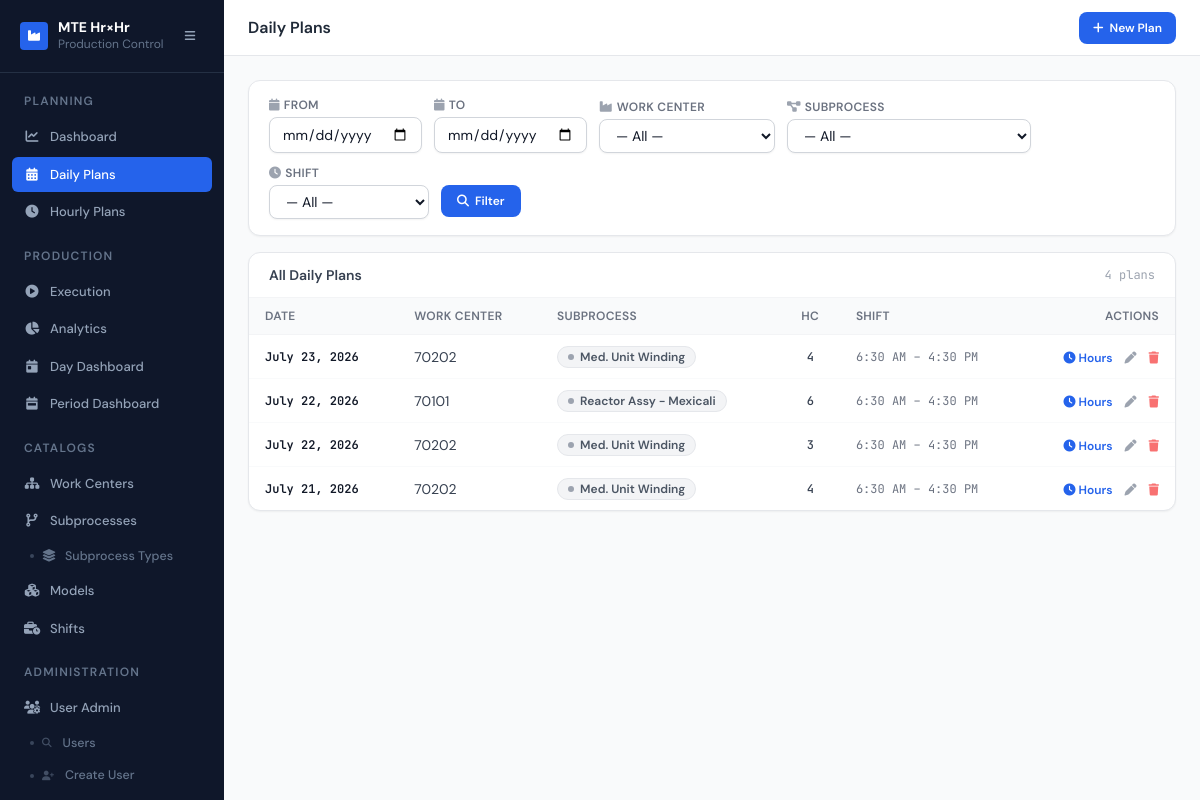
Before: /plans/ (signed in) with the older database file.
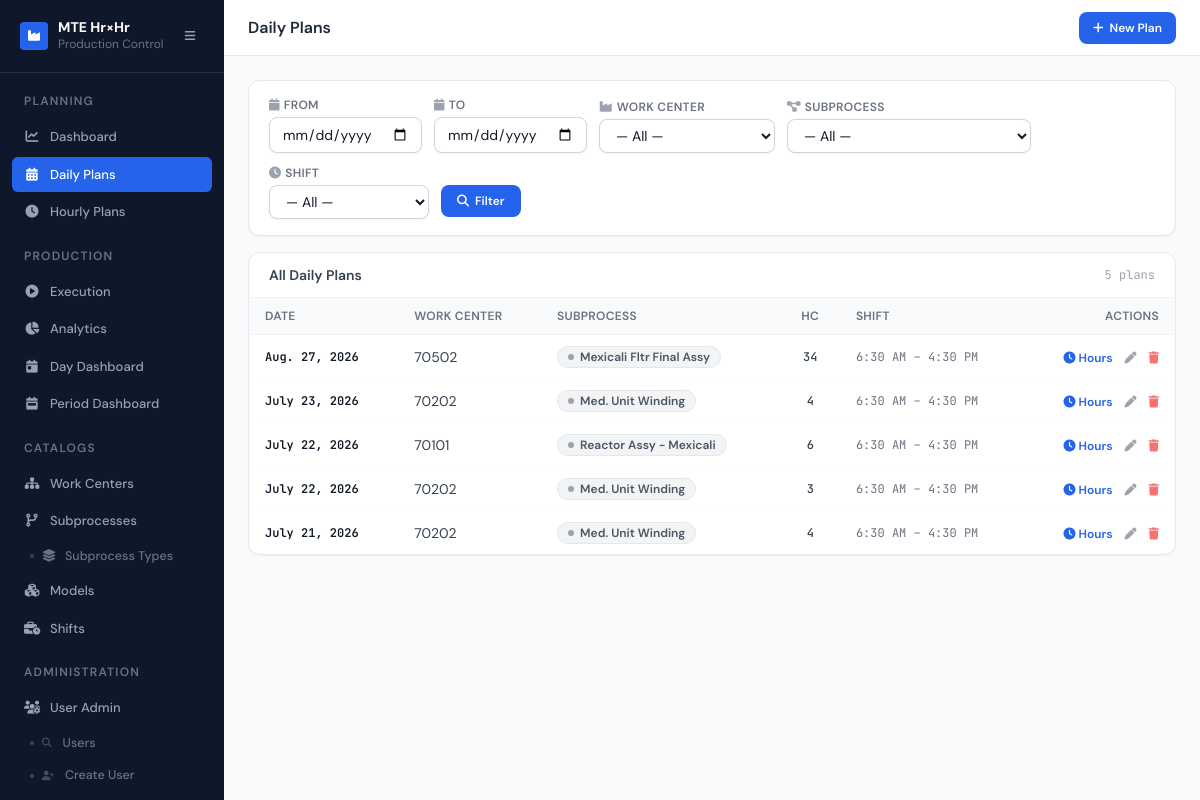
After: the same page with the newer database file.
### planning/models.py (models this page shows, shortened)
class DailyPlan(models.Model):
    date        = models.DateField()
    work_center = models.ForeignKey(WorkCenter, on_delete=models.CASCADE)
    subprocess  = models.ForeignKey(SubProcess, on_delete=models.CASCADE)
    headcount   = models.IntegerField()
    shift       = models.ForeignKey(
        Shift, on_delete=models.PROTECT, related_name="daily_plans",
        null=True, blank=True,
    )
    operator    = models.ForeignKey(
        User, on_delete=models.SET_NULL, null=True, blank=True,
        related_name="operated_daily_plans",
        help_text="Operator running this line for the shift.",
    )
    operator_name = models.CharField(max_length=150, blank=True)
    created_by      = models.ForeignKey(
        User, null=True, blank=True, on_delete=models.SET_NULL,
        related_name="plans_created",
    )
    created_by_name = models.CharField(max_length=150, blank=True)
    created_at      = models.DateTimeField(default=timezone.now)
    updated_by      = models.ForeignKey(
        User, null=True, blank=True, on_delete=models.SET_NULL,
        related_name="plans_updated",
    )
    updated_by_name = models.CharField(max_length=150, blank=True)
    updated_at      = models.DateTimeField(auto_now=True)
    class Meta:
        verbose_name    = "Daily Plan"
        unique_together = [["date", "subprocess", "shift"]]
        indexes         = [
            models.Index(fields=["date"]),
            models.Index(fields=["work_center", "date"]),
            models.Index(fields=["shift", "date"]),
            models.Index(fields=["operator"]),
        ]

### core/models.py (models this page shows, shortened)
class AuditMixin(models.Model):
    created_by = models.ForeignKey(User, null=True, blank=True, on_delete=models.SET_NULL,
                                   related_name='+', verbose_name="Created by")
    updated_by = models.ForeignKey(User, null=True, blank=True, on_delete=models.SET_NULL,
                                   related_name='+', verbose_name="Updated by")
    created_by_name = models.CharField(max_length=150, blank=True)
    updated_by_name = models.CharField(max_length=150, blank=True)
    created_at = models.DateTimeField(default=timezone.now)
    updated_at = models.DateTimeField(default=timezone.now)
    class Meta:
        abstract = True

class WorkCenter(AuditMixin, models.Model):
    name        = models.CharField(max_length=100)
    description = models.TextField(blank=True)
    is_active   = models.BooleanField(default=True)
    class Meta:
        verbose_name        = "Work Center"
        verbose_name_plural = "Work Centers"

class SubProcess(AuditMixin, models.Model):
    work_center      = models.ForeignKey(WorkCenter, on_delete=models.CASCADE)
    name             = models.CharField(max_length=100)
    subprocess_type  = models.ForeignKey(
        SubProcessType,
        on_delete=models.PROTECT,
        related_name="subprocesses",
        verbose_name="Tipo de subprocess",
        null=True,   # temporarily nullable during migration
        blank=True,
    )
    class Meta:
        verbose_name        = "Sub Process"
        verbose_name_plural = "Sub Processes"

class Shift(models.Model):
    DAYS_OF_WEEK = [
        (0, 'Monday'),   (1, 'Tuesday'),  (2, 'Wednesday'),
        (3, 'Thursday'), (4, 'Friday'),   (5, 'Saturday'),
        (6, 'Sunday'),
    ]
    name       = models.CharField(max_length=100, unique=True)
    code       = models.CharField(max_length=20, unique=True,
                                  help_text="Short identifier, e.g. DAY, AFT, NGT")
    start_time = models.TimeField()
    end_time   = models.TimeField()
    is_active  = models.BooleanField(default=True)
    days_of_week = models.JSONField(
        default=list, blank=True,
        help_text="Días de la semana: 0=Lunes, 1=Martes … 6=Domingo",
    )
    created_at = models.DateTimeField(default=timezone.now)
    updated_at = models.DateTimeField(default=timezone.now)
    class Meta:
        verbose_name        = "Shift"
        verbose_name_plural = "Shifts"
        ordering            = ["start_time", "name"]

### planning/views.py (the view)
# urls.py: path("plans/",                      views.daily_plan_list,   name="daily_plan_list"),
@login_required
def daily_plan_list(request):
    plans = DailyPlan.objects.select_related("work_center", "subprocess", "shift").order_by("-date")
    date_from = request.GET.get("date_from", "").strip()
    date_to   = request.GET.get("date_to",   "").strip()
    wc_id     = request.GET.get("work_center","").strip()
    sp_id     = request.GET.get("subprocess", "").strip()
    shift_id  = request.GET.get("shift",      "").strip()
    if date_from: plans = plans.filter(date__gte=date_from)
    if date_to:   plans = plans.filter(date__lte=date_to)
    if wc_id:     plans = plans.filter(work_center_id=wc_id)
    if sp_id:     plans = plans.filter(subprocess_id=sp_id)
    if shift_id:  plans = plans.filter(shift_id=shift_id)
    return render(request, "planning/plan_list.html", {
        "plans":        plans,
        "work_centers": WorkCenter.objects.filter(is_active=True).order_by("name"),
        "subprocesses": SubProcess.objects.select_related("work_center")
                                  .order_by("work_center__name", "name"),
        "shifts":       Shift.objects.filter(is_active=True).order_by("start_time"),
        "filter":       {"date_from": date_from, "date_to": date_to,
                         "work_center": wc_id, "subprocess": sp_id,
                         "shift": shift_id},
        "can_write":    _role(request) in {"leader", "admin", "supervisor"},
        "can_delete_plan": _role(request) in {"leader", "admin", "supervisor"},
    })

### planning/views.py (called while the page is built)
def _role(request):
    p = getattr(request.user, "profile", None)
    return p.role if p else None

### users/models.py (called while the page is built)
    @property
    def is_admin(self):
        return self.role == self.ROLE_ADMIN

### templates/planning/plan_list.html (shortened to what the changed rows need)
{% extends "base.html" %}
{% block page_title %}Daily Plans{% endblock %}
{% block content %}
<div class="bg-white rounded-xl border border-gray-200 shadow-sm overflow-hidden">
  <div class="px-5 py-3 border-b border-gray-100 flex items-center justify-between">
    <p class="text-sm font-semibold text-gray-700">
      {% if filter.date_from or filter.date_to or filter.work_center %}
        Filtered results
      {% else %}
        All Daily Plans
      {% endif %}
    </p>
    <p class="text-xs text-gray-400 mono">{{ plans|length }} plan{{ plans|length|pluralize:"s" }}</p>
  </div>
  {% if plans %}
  <div class="overflow-x-auto">
    <table class="min-w-full text-sm">
      <thead>
        <tr class="bg-gray-50 border-b border-gray-100">
          <th class="px-4 py-2.5 text-left text-xs font-semibold text-gray-500 uppercase tracking-wide">Date</th>
          <th class="px-4 py-2.5 text-left text-xs font-semibold text-gray-500 uppercase tracking-wide">Work Center</th>
          <th class="px-4 py-2.5 text-left text-xs font-semibold text-gray-500 uppercase tracking-wide">Subprocess</th>
          <th class="px-4 py-2.5 text-center text-xs font-semibold text-gray-500 uppercase tracking-wide">HC</th>
          <th class="px-4 py-2.5 text-left text-xs font-semibold text-gray-500 uppercase tracking-wide">Shift</th>
          <th class="px-4 py-2.5 text-right text-xs font-semibold text-gray-500 uppercase tracking-wide">Actions</th>
        </tr>
      </thead>
      <tbody class="divide-y divide-gray-50">
        {% for plan in plans %}
        <tr class="transition-colors hover:bg-gray-50/60">
          <td class="px-4 py-2.5 font-semibold text-gray-900 mono text-xs">{{ plan.date }}</td>
          <td class="px-4 py-2.5 text-gray-700">{{ plan.work_center.name }}</td>
          <td class="px-4 py-2.5">
            {% with sp=plan.subprocess %}
            {% include "includes/subprocess_badge.html" %}
            {% endwith %}
          </td>
          <td class="px-4 py-2.5 text-center font-medium text-gray-700 mono text-xs">{{ plan.headcount }}</td>
          <td class="px-4 py-2.5 mono text-xs text-gray-500">
            {{ plan.shift.start_time|time:"g:i A" }} – {{ plan.shift.end_time|time:"g:i A" }}
          </td>
          <td class="px-4 py-2.5 text-right">
            <div class="inline-flex items-center gap-3">
              <a href="{% url 'planning:hourly_plan' plan.id %}"
                 class="text-xs font-semibold text-blue-600 hover:text-blue-800 transition"
                 title="Enter hourly targets">
                <i class="fas fa-clock"></i> Hours
              </a>
              {% if can_write %}
<a href="{% url 'planning:daily_plan_update' plan.id %}"
                 class="text-xs text-gray-400 hover:text-gray-700 transition" title="Edit">
                <i class="fas fa-pen"></i>
              </a>
{% else %}
<span class="text-xs text-gray-200 cursor-not-allowed" title="Only Leaders and Admins can edit plans. Your role is {{ user.profile.role_label }}."><i class="fas fa-pen"></i></span>
{% endif %}
              {% if can_delete_plan %}
<a href="{% url 'planning:daily_plan_delete' plan.id %}"
                 class="text-xs text-red-400 hover:text-red-600 transition" title="Delete">
                <i class="fas fa-trash"></i>
              </a>
{% else %}
<span class="text-xs text-gray-200 cursor-not-allowed" title="Only Leaders and Admins can delete plans. Your role is {{ user.profile.role_label }}."><i class="fas fa-trash"></i></span>
{% endif %}
            </div>
          </td>
        </tr>
        {% endfor %}
      </tbody>
    </table>
  </div>
  {% endif %}
</div>
{% endblock %}

### templates/includes/subprocess_badge.html
<span class="inline-flex items-center gap-1.5 px-2.5 py-0.5 rounded-full text-xs font-semibold border
  {% if sp.process_type == 'normal' %}
    bg-blue-50 text-blue-700 border-blue-200
  {% elif sp.process_type == 'winding' %}
    bg-violet-50 text-violet-700 border-violet-200
  {% elif sp.process_type == 'braze' %}
    bg-amber-50 text-amber-700 border-amber-200
  {% elif sp.process_type == 'wind_braze' %}
    bg-teal-50 text-teal-700 border-teal-200
  {% else %}
    bg-gray-100 text-gray-600 border-gray-200
  {% endif %}">
  <span class="w-1.5 h-1.5 rounded-full
    {% if sp.process_type == 'normal' %}bg-blue-400
    {% elif sp.process_type == 'winding' %}bg-violet-400
    {% elif sp.process_type == 'braze' %}bg-amber-400
    {% elif sp.process_type == 'wind_braze' %}bg-teal-400
    {% else %}bg-gray-400{% endif %}">
  </span>
  {{ sp.name }}
</span>

Changed rows visible on the page:
added DailyPlan: date "Aug. 27, 2026", work_center.name "70502", subprocess.name "Mexicali Fltr Final Assy", headcount "34", shift.start_time "6:30 AM", shift.end_time "4:30 PM"
Other visible differences:
{{ plans|length }}: "4" → "5"
